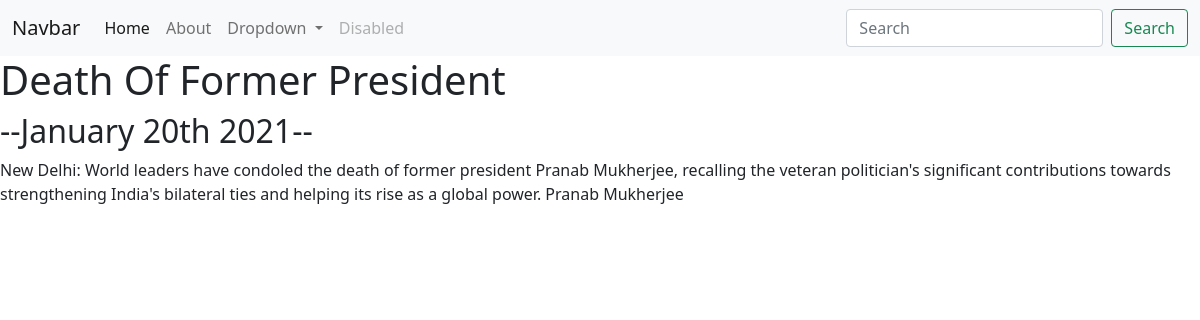
The app's page /blog/2/ with its own data.
### blog/models.py (models this page shows, shortened)
class Blog(models.Model):
    title = models.CharField(max_length=200)
    decription = models.TextField(max_length=250)
    date = models.DateField()

### blog/views.py (the view)
# urls.py: path('<int:blog_id>/',views.detail,name='detail'),
def detail(request, blog_id):
    blog = get_object_or_404(Blog, pk=blog_id)
    return render(request, 'blog/detail.html',{'blog':blog})

### blog/templates/blog/detail.html
{% extends 'portfolio/base.html' %}
{% block content %}
<h1>{{ blog.title }}</h1>
<h2>--{{ blog.date|date:'F jS Y'}}--</h2>
{{ blog.decription|safe }}
{% endblock %}

### records on screen
Blog: title "Death Of Former President", date "January 20th 2021", decription "New Delhi: World leaders have condoled the death of former president Pranab Mukherjee, recalling the veteran politician's significant contributions towards strengthening India's bilateral ties and helping its rise as a global power. Pranab Mukherjee"
